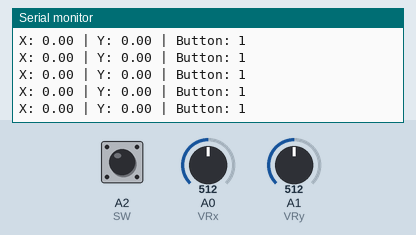
This sketch was run on a simulated Arduino Uno, built with avr-gcc and run on an emulated ATmega328P. Parts: the last lines printed to the serial monitor. The test bench sets the inputs (shaded band); at power-on: A0 (VRx) = 512, A1 (VRy) = 512, A2 (SW) HIGH.

Above: at 1.2 s.
1.3 s: A0 (VRx) set to 493
At 1.8 s:
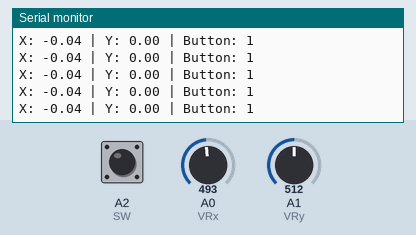
4.3 s: A1 (VRy) set to 495
At 5.3 s:
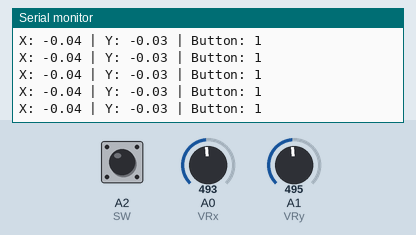

Measured:
- after the input at 1.3 s, the serial monitor: prints a new line after 0.09 s (image 1)
- after the input at 4.3 s, the serial monitor: prints a new line after 0.08 s (image 2)

The sketch:

4_1_2.ino
```cpp
int VRx = A0;
int VRy = A1;
int SW = A2;

int xPosition = 0;
int yPosition = 0;
int SW_state = 0;
float mapX = 0;
float mapY = 0;

void setup() {
  Serial.begin(9600);

  pinMode(VRx, INPUT);
  pinMode(VRy, INPUT);
  pinMode(SW, INPUT_PULLUP);

}

void loop() {
  xPosition = analogRead(VRx);
  yPosition = analogRead(VRy);
  SW_state = digitalRead(SW);
  mapX = map(xPosition, 0, 1023, -512, 512);
  mapY = map(yPosition, 0, 1023, -512, 512);
  mapX=mapX/512;
  mapY=mapY/512;
  Serial.print("X: ");
  Serial.print(mapX);
  Serial.print(" | Y: ");
  Serial.print(mapY);
  Serial.print(" | Button: ");
  Serial.println(SW_state);


}
```
